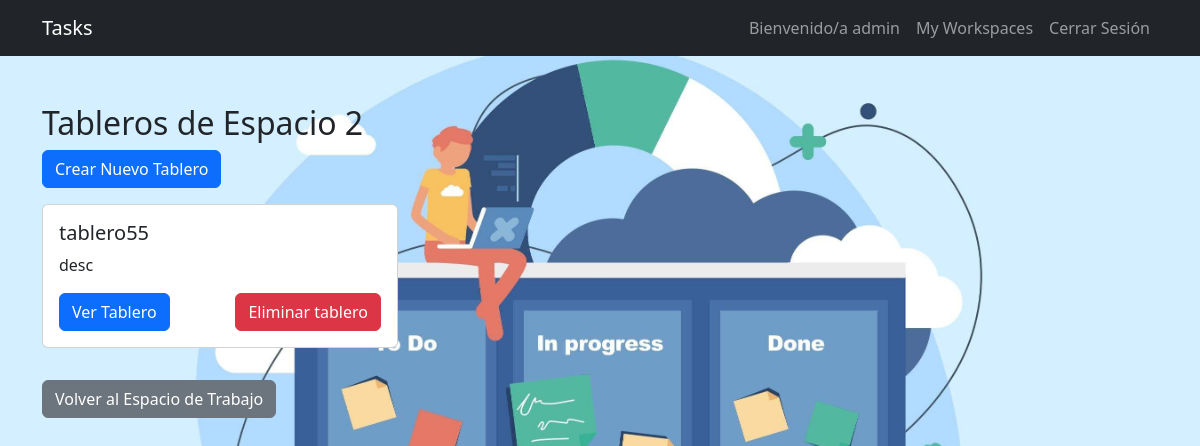
/espacio_trabajo/2/tableros/ (signed in), run on the app's committed database.
### espacios_trabajo/models.py (models this page shows, shortened)
class EspacioTrabajo(models.Model):
    nombre = models.CharField(max_length=100)
    propietario = models.ForeignKey(User, on_delete=models.CASCADE, related_name='espacios_propios')
    usuarios = models.ManyToManyField(User, related_name='espacios_asignados')
    activo = models.BooleanField(default=True)
    fecha_creacion = models.DateTimeField(auto_now_add=True)

class Tablero(models.Model):
    nombre = models.CharField(max_length=100)
    descripcion = models.TextField(blank=True)
    espacio_trabajo = models.ForeignKey(EspacioTrabajo, on_delete=models.CASCADE, related_name='tableros')
    fecha_creacion = models.DateTimeField(auto_now_add=True)

### espacios_trabajo/views.py (the view)
# urls.py: path('<int:espacio_id>/tableros/', views.listar_tableros, name='listar_tableros'),
@login_required
def listar_tableros(request, espacio_id):
    espacio = get_object_or_404(EspacioTrabajo, id=espacio_id)
    if request.user not in espacio.usuarios.all():
        return HttpResponseForbidden("No tienes permiso para ver este espacio de trabajo.")
    tableros = espacio.tableros.all()
    return render(request, 'espacios_trabajo/listar_tableros.html', {'espacio': espacio, 'tableros': tableros})

### espacios_trabajo/templates/espacios_trabajo/listar_tableros.html
{% extends 'base.html' %}
{% block content %}
<div class="container mt-5">
    <h2>Tableros de {{ espacio.nombre }}</h2>
    <a href="{% url 'crear_tablero' espacio.id %}" class="btn btn-primary mb-3">Crear Nuevo Tablero</a>
    {% if tableros %}
        <div class="row">
            {% for tablero in tableros %}
                <div class="col-md-4 mb-3">
                    <div class="card">
                        <div class="card-body">
                            <h5 class="card-title">{{ tablero.nombre }}</h5>
                            <p class="card-text">{{ tablero.descripcion|truncatewords:20 }}</p>
                            <div class="d-flex justify-content-between mt-3">
                                <a href="{% url 'detalle_tablero' tablero.id %}" class="btn btn-primary">Ver Tablero</a>
                                <a href="{% url 'eliminar_tablero' tablero.id %}" class="btn btn-danger">Eliminar tablero</a>
                            </div>
                        </div>
                    </div>
                </div>
            {% endfor %}
        </div>
    {% else %}
        <p><strong>No hay tableros en este espacio de trabajo.</strong></p>
    {% endif %}
    <a href="{% url 'detalle_espacio' espacio.id %}" class="btn btn-secondary mt-3">Volver al Espacio de Trabajo</a>
</div>
{% endblock %}

### templates/_navbar.html (shortened to what this page needs)
<nav class="navbar navbar-expand-lg navbar-dark bg-dark">
    <div class="container">
        <a class="navbar-brand" href="{% url 'home' %}">Tasks</a>
        <div class="collapse navbar-collapse" id="navbarNav">
            <ul class="navbar-nav ms-auto">
                {% if user.is_authenticated %}
                <li class="nav-item">
                    <a class="nav-link" href="#">Bienvenido/a {{ user.username }}</a>
                </li>
                    <a class="nav-link " href="{% url 'espacio_trabajo' %}">My Workspaces</a>
                <li class="nav-item">
                    <a class="nav-link " href="{% url 'signout' %}">Cerrar Sesión</a>
                </li>
                {% endif %}
            </ul>
        </div>
    </div>
</nav>

### data on the page
EspacioTrabajo: nombre "Espacio 2"
Tablero: nombre "tablero55", descripcion "desc"

### other printed values
{{ user.username }} "admin"
